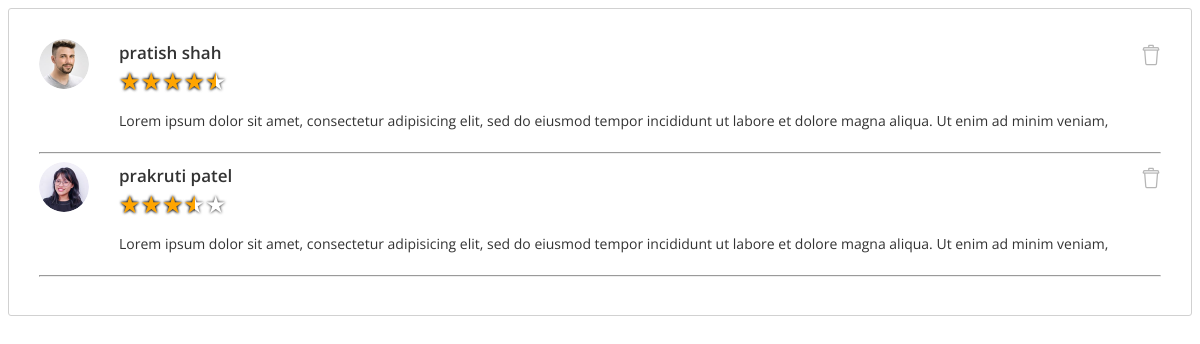
The page /admin/review.php?noteid=2 on the database its author committed.
### tables this page shows
CREATE TABLE `seller_note_review` (
  `id` int(11) NOT NULL,
  `note_id` int(11) NOT NULL,
  `reviewby_id` int(11) NOT NULL,
  `againstby_id` int(11) NOT NULL,
  `rating` decimal(10,1) NOT NULL,
  `comments` varchar(255) NOT NULL,
  `created_date` datetime DEFAULT NULL,
  `created_by` int(11) DEFAULT NULL,
  `modified_date` datetime DEFAULT NULL,
  `modified_by` int(11) DEFAULT NULL,
  `isactive` bit(1) NOT NULL
);

CREATE TABLE `user_profile` (
  `id` int(11) NOT NULL,
  `user_id` int(11) NOT NULL,
  `dob` datetime DEFAULT NULL,
  `gender` int(11) DEFAULT NULL,
  `secondary_email` varchar(100) DEFAULT NULL,
  `country_code` int(11) DEFAULT NULL,
  `phone_no` varchar(20) NOT NULL,
  `profile_picture` varchar(500) DEFAULT NULL,
  `address_line_1` varchar(100) NOT NULL,
  `address_line_2` varchar(100) NOT NULL,
  `city` varchar(50) NOT NULL,
  `state` varchar(50) NOT NULL,
  `zip_code` varchar(50) NOT NULL,
  `country` int(11) DEFAULT NULL,
  `university` varchar(100) DEFAULT NULL,
  `college` varchar(100) DEFAULT NULL,
  `created_date` datetime DEFAULT NULL,
  `created_by` int(11) DEFAULT NULL,
  `modified_date` datetime DEFAULT NULL,
  `modified_by` int(11) DEFAULT NULL
);

CREATE TABLE `user` (
  `id` int(11) NOT NULL,
  `role_id` int(11) NOT NULL,
  `first_name` varchar(50) NOT NULL,
  `last_name` varchar(50) NOT NULL,
  `email` varchar(100) NOT NULL,
  `password` varchar(24) NOT NULL,
  `is_emailverified` bit(1) NOT NULL,
  `created_date` datetime DEFAULT NULL,
  `created_by` int(11) DEFAULT NULL,
  `modified_date` datetime DEFAULT NULL,
  `modified_by` int(11) DEFAULT NULL,
  `isactive` bit(1) NOT NULL
);

### admin/review.php (the view, shortened to what this page needs)
<!DOCTYPE html>
<html>
<head>
  <link rel="stylesheet" href="css/rate/jsRapStar.css">
</head>
<body>
<?php
include "config.php";
$note_id = isset($_GET['noteid']) ? $_GET['noteid'] : " ";
$review_query=mysqli_query($conn,"SELECT r.id,r.reviewby_id,r.comments,r.rating,u.first_name,u.last_name,up.profile_picture FROM seller_note_review r LEFT JOIN user u ON r.reviewby_id=u.id LEFT JOIN user_profile up ON up.user_id=u.id  WHERE r.note_id=$note_id AND r.isactive=1");
?>
                <div class="content">
                  <?php
                  foreach($review_query as $review_row)
                   { ?>
                        <div class="content-1">
                          <div class="row" style="display: flex;">
                            <div class="col-md-2 col-sm-2 col-xs-2" >
                              <img src="<?php if($review_row['profile_picture']==NULL){
                                echo "../upload/member/default/default-user.png";
                              }
                              else
                              {
                                echo $review_row['profile_picture'];
                              } ?>" class="profile-img">
                            </div>
                            <div class="col-md-10 col-sm-10 col-xs-10" style="margin-left: 30px;margin-top: -15px;font-family: 'Open Sans';">
                              <div style="display: flex;">
                                <h3><?php echo $review_row['first_name']." ".$review_row['last_name']; ?></h3>
                                      <div style="position: absolute;right: 40px;margin-top: 20px;"><a href="delete_review.php?review_id=<?php echo $review_row['id'] ?>&note_id=<?php echo $note_id ?>"><img src="img/all/delete.png?review_id=<?php echo $review_row['id']; ?>"></a>
                                      </div>
                              </div>
                              <div class="stars text-left">
                                <div id="<?php echo $review_row['reviewby_id'] ?>" start="<?php echo $review_row['rating'] ?>" style="margin-left: 0px;"></div>
                              </div>
                              <p><?php echo $review_row['comments'] ?></p>
                            </div>
                          </div>
                        </div>
                        <hr>
                 <?php }
                  ?>
                </div>
</body>
</html>

### admin/css/rate/jsRapStar.css (style rules this page uses)
.rapStar { display: inline; color: white; cursor: pointer; font-size: 28px; margin: auto; position: relative; text-shadow: 0 0 3px black; margin: 0px auto; display: table; clear: both; user-select: none; }
.rapStarDisable { cursor: default; }

### admin/review.php (style rules this page uses)
.content { padding: 30px; border:1px solid #d1d1d1; border-radius: 3px; }
.profile-img { height: 50px; width: 50px; border-radius: 25px; }
h3 { font-family: 'Open Sans'; font-size: 17px; color: #333333; font-weight: 600; margin-bottom: 0; }
p { font-family: 'Open Sans'; font-size: 14px; color: #333333; font-weight: 400; }

### rows shown on the page
seller_note_review: user_profile.profile_picture (picture), reviewby.first_name "pratish", reviewby.last_name "shah", comments "Lorem ipsum dolor sit amet, consectetur adipisicing elit, sed do eiusmod tempor incididunt ut labore et dolore magna aliqua. Ut enim ad minim veniam,"
seller_note_review: user_profile.profile_picture (picture), reviewby.first_name "prakruti", reviewby.last_name "patel", comments "Lorem ipsum dolor sit amet, consectetur adipisicing elit, sed do eiusmod tempor incididunt ut labore et dolore magna aliqua. Ut enim ad minim veniam,"
